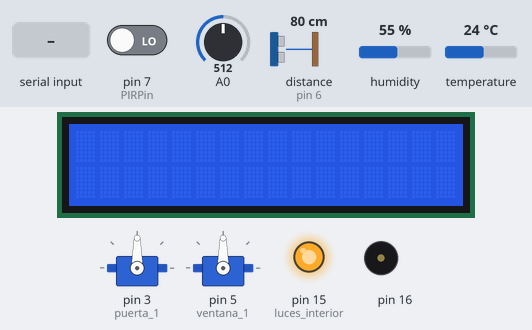
A sketch run on a simulated Arduino Uno, built with avr-gcc and run on an emulated ATmega328P. Shown: 2 × servo, 16×2 character LCD, output pins drawn as LEDs (lit = HIGH), buzzer (waves = sounding). The test bench sets the inputs (shaded band); at power-on: distance to the obstacle (sensor on pin 6) 80 cm, pin 7 (PIRPin) LOW, A0 = 512, humidity 55 %, temperature 24 °C. The echo pulse lasts 58.3 µs per cm; pins used as bus, display or sensor lines are not drawn.

Above: at 1.2 s.
1.3 s: "C" received over Serial
At 2.5 s:
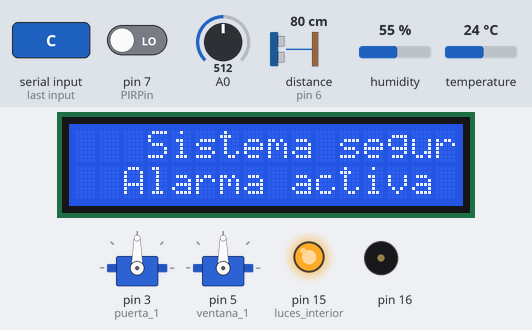
2.8 s: distance to the obstacle (sensor on pin 6) set to 7 cm
4.3 s: distance to the obstacle (sensor on pin 6) set to 4 cm
At 5.4 s:
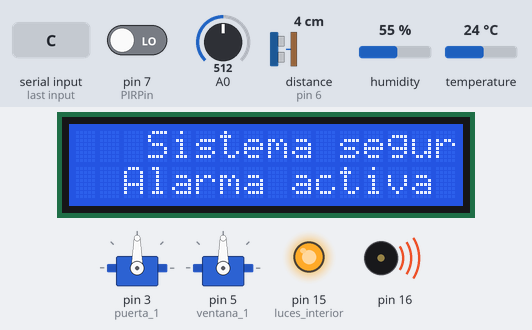
5.8 s: distance to the obstacle (sensor on pin 6) set to 9 cm
At 6.6 s:
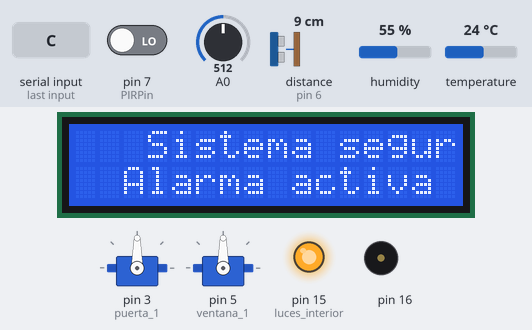
7.3 s: distance to the obstacle (sensor on pin 6) set to 2 cm
At 7.7 s:
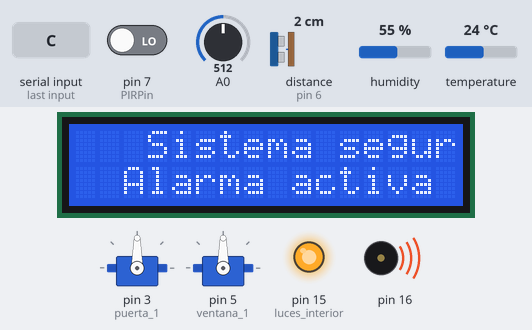
Timing chart, 0 to 9.8 s (numbered marks = the images above; inputs shaded):
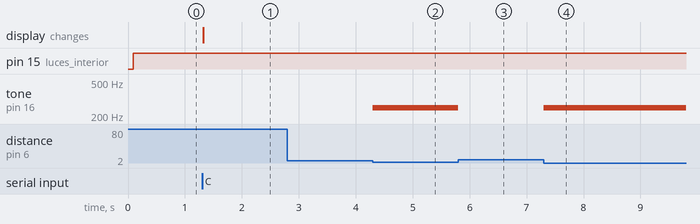

Measured:
- the behaviour switches between 6 and 5 cm on distance to the obstacle (sensor on pin 6) (found by bisection; images 1 and 2)
- after the input at 1.3 s, the display: changes at once (image 1)
- after the input at 2.8 s, every drawn part: stays the same
- after the input at 4.3 s, tone on pin 16: silent → 250 Hz at once
- after the input at 5.8 s, tone on pin 16: 250 Hz → silent at once
- after the input at 7.3 s, tone on pin 16: silent → 250 Hz at once

The sketch:

domoticapp.ino
```cpp
/*
Universidad Mariano Galvez de Guatemala
Programa de control para una casa domotica (house)
Autor: autor
Fecha de creacion: 23-sep-2022
*/

//Declaracion de librerias
#include <LiquidCrystal.h> //Modulo controlador LCD
#include <Servo.h> //Modulo controlador de servos
#include <EasyBuzzer.h> //Modulo para controlar el buzzer
#include <DHT.h> //Modulo de control DHT
#include <SoftwareSerial.h>// Incluimos la librería  SoftwareSerial.

//Creamos un objeto servo y uno lcd, bluethoot
Servo puerta_1; //Creamos una puerta 1, interior
Servo ventana_1; //Creamos una ventana 1, interior
LiquidCrystal pantalla(8, 9, 10, 11, 12, 13); //Pines de la pantalla lcd.
SoftwareSerial BT(17,18);    // Definimos los pines RX y TX del Arduino conectados al Bluetooth.

//Declaracion de variables y constantes
#define DHTPIN 2     // Pin donde está conectado el DHT11
#define DHTTYPE DHT11   //Indicar si se usa el DHT 11
#define fotoresistencia A0 //Pin de la fotoresistencia
const int luces_interior = 15; //Pin (A1) al que se conectan todas las luces del interior
const int buzzer = 16; //Pin del buzzer (A2)
const int Trigger = 4;   //Pin digital  para el Trigger del sensor
const int Echo = 6;   //Pin digital 5 para el Echo del sensor
const int PIRPin = 7; // pin de entrada (for PIR sensor)
int dato_bluethoot; //Lectura del bluethoot
boolean llave = true; //Llave de alarma bloqueada

//Creamos el objeto DHT
DHT dht(DHTPIN, DHTTYPE); //Pasamos como parametros los define de arriba

//Funcion de configuracion inicial del arduino
void setup() {
  Serial.begin(9600); //Inicializamos el monitor serie
  BT.begin(9600); // Inicializamos el puerto serie BT (Para Modo AT 2)
  dht.begin(); //Inicializamos el pin dht
  puerta_1.attach(3); //Conectamos el servo 1 al pin 3
  ventana_1.attach(5); //Conectamos el servo 2 al pin 5
  pantalla.begin(16, 2); //Inicializamos la pantalla lcd
  EasyBuzzer.setPin(buzzer); //Declaro el zumbador
  pinMode(Trigger, OUTPUT); //pin como salida
  pinMode(Echo, INPUT);  //pin como entrada
  digitalWrite(Trigger, LOW);//Inicializamos el pin con 0
  pinMode(luces_interior, OUTPUT);//Luces del interior como salida.
  digitalWrite(luces_interior, LOW); //Apagamos luces
  puerta_1.write(90); //Cerramos la puerta
}

//Funcion principal del arduino
void loop() {
  //LLamamos a la libreria del buzzer
  EasyBuzzer.update();
  house(dht, pantalla); //Funcion normal de la casa
  ldr_turn_on(fotoresistencia, luces_interior); //Evaluamos oscuridad.
  //Si el bluethoot esta disponible
  if(Serial.available()){
    dato_bluethoot = Serial.read();
    if(dato_bluethoot == 'A'){
      //abrimos la puerta principal
      puerta_1.write(90); //Abrimos la puerta 1
      //Esperamos 5 segundos
      delay(5000);
      //Cerramos puerta
      puerta_1.write(0);
    }
    if(dato_bluethoot == 'B'){
      //Abrimos la ventana
      ventana_1.write(90); //Abrimos la puerta 1
      //Esperamos 5 segundos
      delay(5000);
      //Cerramos puerta
      ventana_1.write(0);
    }
    if(dato_bluethoot == 'E'){
      //Encendemos luces
      digitalWrite(luces_interior, LOW);
    }
    if(dato_bluethoot == 'F'){
      //Apagamos luces
      digitalWrite(luces_interior, HIGH);
    }
    if(dato_bluethoot == 'C'){
      //Activamos la alarma
      pantalla.setCursor(3, 0); //Colocamos el cursos en la columna 4.
      pantalla.print("Sistema seguro"); //Mostramos mensaje en pantalla.
      pantalla.setCursor(2, 1); //Colocamos el cursor en la fila de abajo.
      pantalla.print("Alarma activa"); //Motramos el resto del mensaje.
      int lectura_ble;
      while(llave == true){
        lectura_ble = Serial.read();
        if(lectura_ble == 'D'){
          llave == false;
          break;
          }else{
            alarma_activada(PIRPin, Trigger, Echo, buzzer); //Funcion de alarma
            }

        }
    }
  }

}

//Funcion "normal de la casa sin alarma activa"
void house(DHT dht1, LiquidCrystal lcd){
  float t = dht1.readTemperature(); //Temperatura en grados Celsius
  lcd.setCursor(2, 0); //Colocamos el cursos en la columna 4.
  lcd.print("Temperatura"); //Mostramos mensaje en pantalla.
  lcd.setCursor(3, 1); //Colocamos el cursor en la fila de abajo.
  lcd.print(t);//Imprimimos temperatura
  lcd.print(" grados"); //Motramos el resto del mensaje.
  }

//Funcion cuando la alarma esta activada
void alarma_activada(int sensorPIR, int trigger_ultrasonico, int echo_ultrasonico, int buzzerPin){
  //Cuando esta funcion esta activa entonces se mantendra escuchando la alarma
  //Declaramos variables a utilizar
  long t; //timepo que demora en llegar el eco
  long d; //distancia en centimetros
  digitalWrite(trigger_ultrasonico, HIGH); //Encendemos el ultrasonico
  delayMicroseconds(10); //Enviamos un pulso de 10us
  digitalWrite(trigger_ultrasonico, LOW); //Apagamos el ultrasonico
  t = pulseIn(echo_ultrasonico, HIGH); //obtenemos el ancho del pulso
  d = t/59; //escalamos el tiempo a una distancia en cm
  //Consultamos al sensor pir para saber si hay movimiento
  int lectura_pir = digitalRead(sensorPIR);
  //Si la lectura es un HIGH entonces hay movimiento, activamos el buzzer
  if(lectura_pir == HIGH or d < 5){
    //Activamos el buzzer
    EasyBuzzer.beep(250);//Beep con 150 de frecuencia
    }else if(lectura_pir == LOW or d > 5){
      EasyBuzzer.stopBeep();//Detenemos la alarma
          }
  }

//Funcion para activar una luz utilizando una fotoresistencia
void ldr_turn_on(int ldr_pin, int light_pin){
  int sensorValue = analogRead(ldr_pin); //Lectura realizada en el pin analogo del LDR
  if(sensorValue < 80){ //Si el valor es menor a 100 (oscuridad)
    digitalWrite(light_pin, LOW); //Encendemos la luz
    }else if(sensorValue > 80){ //Si el valor es mayor a 100 (dia)
      digitalWrite(light_pin, HIGH); //Apagamos las luces
      }
  }
```
